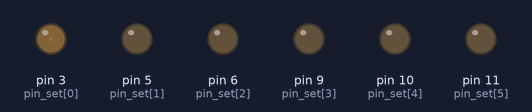
Simulated run of this sketch. Board: Arduino Uno, built with avr-gcc and run on an emulated ATmega328P. Parts: output pins drawn as LEDs (lit = HIGH).

Above: at 0.05 s.
At 2.25 s:
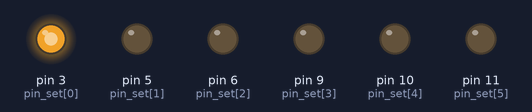
At 4.55 s:
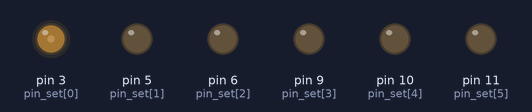
At 9.75 s:
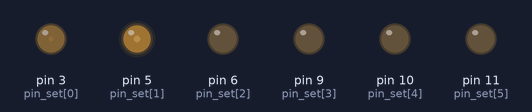
At 14.85 s:
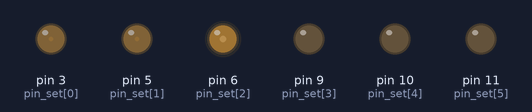
At 19.95 s:
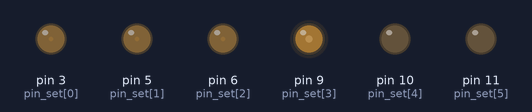
Timing chart, 0 to 26.7 s (numbered marks = the images above):
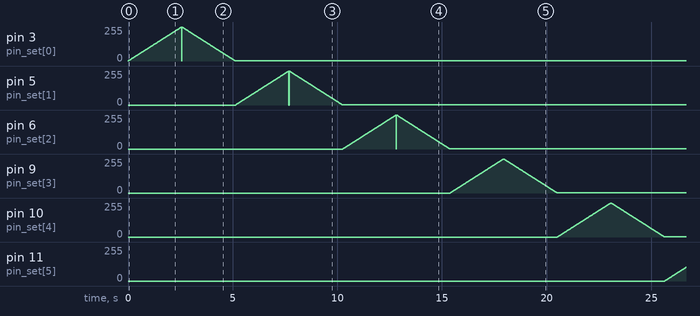

The sketch:

advance2_pwminterval_patrol.ino
```cpp
int pin_set[6] = {3,5,6,9,10,11};

int  start = 0;
bool direction = 1;
int  lux = 0;

void setup()
{
  for(int i=0; i<6; i++)
  {
    pinMode(pin_set[i], OUTPUT);
  }
}

void loop()
{
  while(lux < 256)
  {
    analogWrite(pin_set[start], lux);
    lux++;
    delay(10);
  }

  while(lux > 0)
  {
    analogWrite(pin_set[start], lux);
    lux--;
    delay(10);
  }

  if(start == 5)     direction = 0;
  else if(start == 0)direction = 1;

  if(direction)start++;
  else         start--;

}
```
